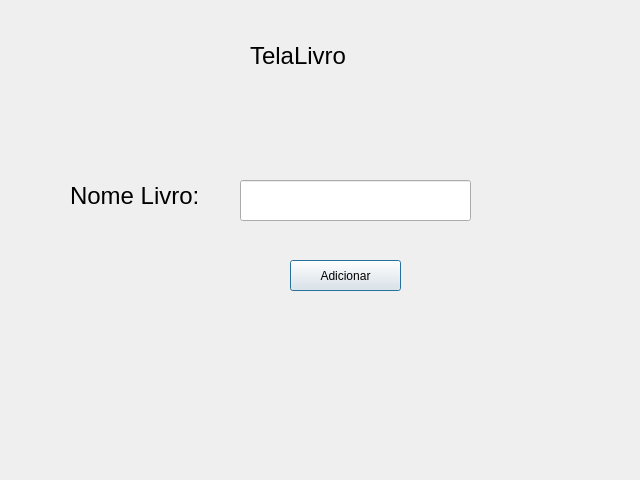
<?xml version="1.0" encoding="UTF-8"?>
<ui version="4.0">
 <class>TelaLivro</class>
 <widget class="QDialog" name="TelaLivro">
  <property name="geometry">
   <rect>
    <x>0</x>
    <y>0</y>
    <width>640</width>
    <height>480</height>
   </rect>
  </property>
  <property name="windowTitle">
   <string>Dialog</string>
  </property>
  <widget class="QLineEdit" name="inputNome">
   <property name="geometry">
    <rect>
     <x>240</x>
     <y>180</y>
     <width>231</width>
     <height>41</height>
    </rect>
   </property>
   <property name="font">
    <font>
     <pointsize>14</pointsize>
    </font>
   </property>
  </widget>
  <widget class="QLabel" name="labelTitulo">
   <property name="geometry">
    <rect>
     <x>250</x>
     <y>40</y>
     <width>111</width>
     <height>31</height>
    </rect>
   </property>
   <property name="font">
    <font>
     <pointsize>18</pointsize>
    </font>
   </property>
   <property name="text">
    <string>TelaLivro</string>
   </property>
  </widget>
  <widget class="QLabel" name="labelNome">
   <property name="geometry">
    <rect>
     <x>70</x>
     <y>180</y>
     <width>151</width>
     <height>31</height>
    </rect>
   </property>
   <property name="font">
    <font>
     <pointsize>18</pointsize>
    </font>
   </property>
   <property name="text">
    <string>Nome Livro: </string>
   </property>
  </widget>
  <widget class="QPushButton" name="addLivro">
   <property name="geometry">
    <rect>
     <x>290</x>
     <y>260</y>
     <width>111</width>
     <height>31</height>
    </rect>
   </property>
   <property name="text">
    <string>Adicionar</string>
   </property>
  </widget>
 </widget>
 <resources/>
 <connections>
  <connection>
   <sender>inputNome</sender>
   <signal>textChanged(QString)</signal>
   <receiver>inputNome</receiver>
   <slot>setText(QString)</slot>
   <hints>
    <hint type="sourcelabel">
     <x>367</x>
     <y>206</y>
    </hint>
    <hint type="destinationlabel">
     <x>367</x>
     <y>206</y>
    </hint>
   </hints>
  </connection>
 </connections>
</ui>
